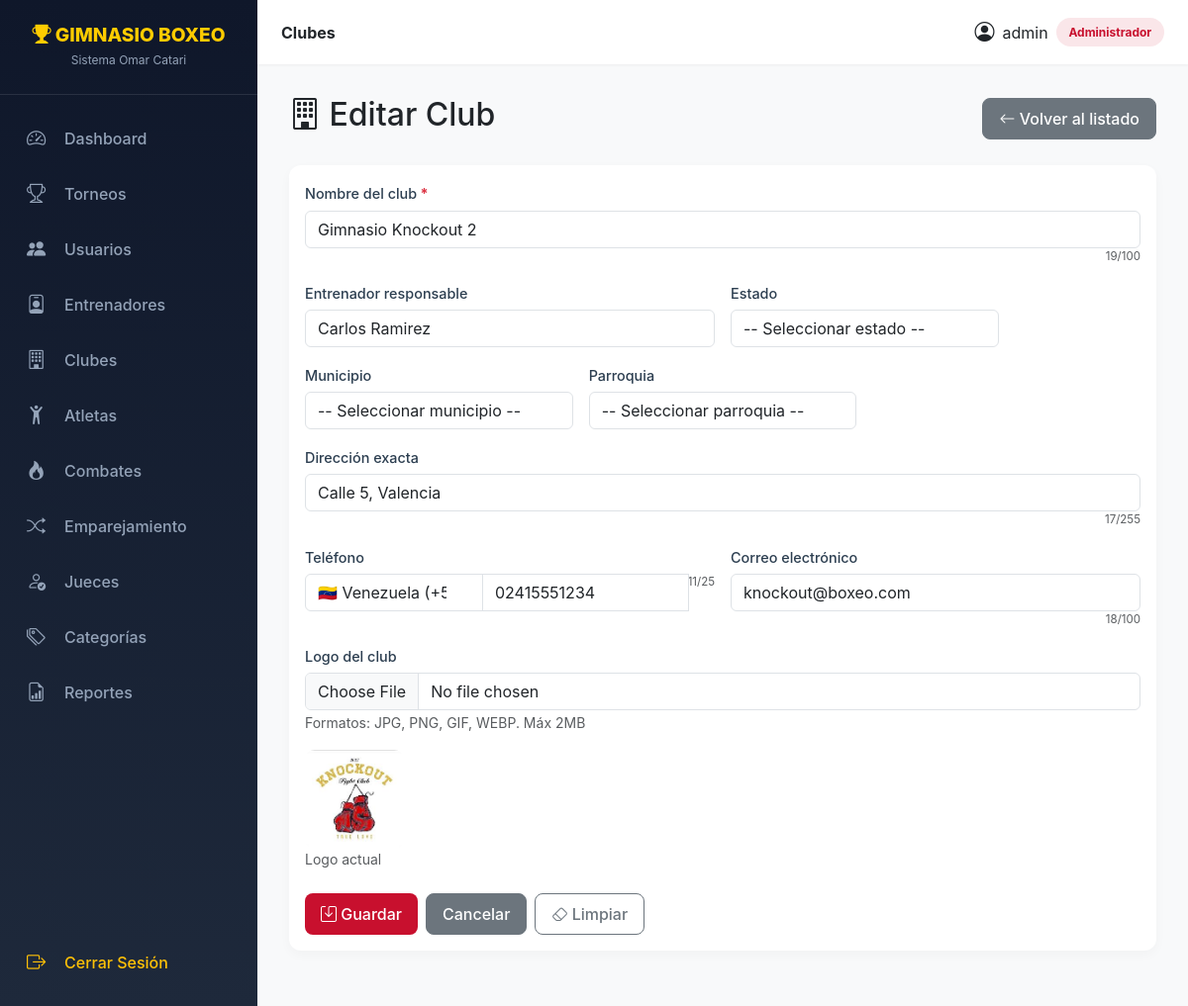
Page /index.php?c=clubes&a=form&id=2 (signed in) on the committed database.
### tables this page shows
CREATE TABLE `clubes` (
  `id_club` int NOT NULL,
  `nombre_club` varchar(100) NOT NULL,
  `ubicacion` text,
  `telefono` varchar(20) DEFAULT NULL,
  `correo` varchar(100) DEFAULT NULL,
  `logo` varchar(255) DEFAULT NULL,
  `id_parroquia` int DEFAULT NULL
);

### core/Controller.php (called while the page is built, shortened)
<?php
abstract class Controller {
    protected function view(string $vista, array $datos = [], string $layout = 'main'): void {
        extract($datos);
        $contenidoVista = __DIR__ . '/../views/' . $vista . '.php';
        include $contenidoVista;
    }
}

### controllers/ClubesController.php (called while the page is built, shortened)
<?php
class ClubesController extends Controller {
    public function form(): void {
        try {
            $id = (int)($_GET['id'] ?? 0);
            if ($id > 0) {
                $m = new Club();
                $club = $m->obtener($id);
                $entrenadorActual = $m->obtenerEntrenadorResponsable($id);
            }
            $entrenadores = (new Entrenador())->todos();
            $paises = Club::getPaises();
            $this->view('clubes/form', compact('club', 'entrenadores', 'entrenadorActual', 'errores', 'estados', 'paises'));
        } catch (Exception $e) {
            $_SESSION['error'] = $e->getMessage();
            $this->redirect('index.php?c=clubes&a=index');
        }
    }
}

### index.php (called while the page is built, shortened)
<?php
spl_autoload_register(function ($class) {
    $directorios = [
        'models' => __DIR__ . '/models/',
        'controllers' => __DIR__ . '/controllers/',
    ];
    foreach ($directorios as $tipo => $directorio) {
        $archivo = $directorio . $class . '.php';
        if (file_exists($archivo)) {
            return true;
        }
    }
    return false;
});
$accion = $_GET['a'] ?? 'login';
try {
    $ctrl = new $claseControlador();
    $ctrl->$accion();
} catch (Exception $e) {
    error_log("Error en el controlador: " . $e->getMessage());
    if (defined('DEBUG') && DEBUG === true) {
        die("Error: " . $e->getMessage());
    } else {
        die("Error interno del servidor. Por favor, contacte al administrador.");
    }
}

### core/Model.php (called while the page is built, shortened)
<?php
abstract class Model {
    public function __construct() {
        $this->db = Database::getInstance();
    }
}

### core/Database.php (called while the page is built, shortened)
<?php
class Database {
    private static $instance = null;
    private function __construct() {
        try {
            $dsn = "mysql:host=".DB_HOST.";dbname=".DB_NAME.";charset=utf8mb4";
            $this->pdo = new PDO($dsn, DB_USER, DB_PASS, [
                PDO::ATTR_ERRMODE => PDO::ERRMODE_EXCEPTION,
                PDO::ATTR_DEFAULT_FETCH_MODE => PDO::FETCH_ASSOC,
            ]);
        } catch (PDOException $e) {
            die("Error de conexión: " . $e->getMessage());
        }
    }
    public static function getInstance(): PDO {
        if (self::$instance === null) {
            self::$instance = new self();
        }
        return self::$instance->pdo;
    }
}

### models/Club.php (called while the page is built, shortened)
<?php
class Club extends Model {
    public function setIdClub(?int $id): self {
        $this->id_club = $id; return $this;
    }
    public function setNombreClub(?string $nombre): self {
        $this->nombre_club = $nombre; return $this;
    }
    public function setUbicacion(?string $ubicacion): self {
        $this->ubicacion = $ubicacion; return $this;
    }
    public function setTelefono(?string $telefono): self {
        $this->telefono = $telefono; return $this;
    }
    public function setCorreo(?string $correo): self {
        $this->correo = $correo; return $this;
    }
    public function setLogo(?string $logo): self { $this->logo = $logo; return $this; }
    public function disableValidation(): self { $this->skipValidation = true; return $this; }
    public function enableValidation(): self { $this->skipValidation = false; return $this; }
    public function loadFromArray(array $data): self {
        return $this;
    }
    public function obtener(int $id): ?array {
        try {
            $sql = "SELECT c.*, p.nombre_parroquia, m.nombre_municipio, m.id_municipio, est.nombre_estado, est.id_estado
                    FROM clubes c
                    LEFT JOIN parroquias p ON c.id_parroquia = p.id_parroquia
                    LEFT JOIN municipios m ON p.id_municipio = m.id_municipio
                    LEFT JOIN estados est ON m.id_estado = est.id_estado
                    WHERE c.id_club = ?";
            $stmt = $this->db->prepare($sql);
            $stmt->execute([$id]);
            $result = $stmt->fetch();
            return $result ?: null;
        } catch (Exception $e) { error_log($e->getMessage()); return null; }
    }
    public function obtenerEntrenadorResponsable(int $idClub): ?int {
        try {
            $stmt = $this->db->prepare("SELECT id_entrenador FROM entrenador_club WHERE id_club = ? LIMIT 1");
            $stmt->execute([$idClub]);
            $result = $stmt->fetch();
            return $result ? (int)$result['id_entrenador'] : null;
        } catch (Exception $e) { return null; }
    }
    public static function getPaises(): array {
        $archivo = __DIR__ . '/../data/paises.php';
        return file_exists($archivo) ? require $archivo : [];
    }
}

### core/helpers.php (called while the page is built, shortened)
<?php
if (!function_exists('old')) {
    function old(string $campo, $default = '') {
        $valor = isset($_POST[$campo]) ? $_POST[$campo] : $default;
        return htmlspecialchars((string)$valor);
    }
}
if (!function_exists('hasError')) {
    function hasError(string $campo, array $errores = []): bool {
        return !empty($errores[$campo]);
    }
}
if (!function_exists('fieldClass')) {
    function fieldClass(string $campo, array $errores = [], string $extra = ''): string {
        $clases = ['form-control'];
        return implode(' ', $clases);
    }
}
if (!function_exists('fieldClassSelect')) {
    function fieldClassSelect(string $campo, array $errores = [], string $extra = ''): string {
        $clases = ['form-select'];
        return implode(' ', $clases);
    }
}

### models/Entrenador.php (called while the page is built, shortened)
<?php
class Entrenador extends Model {
    public function todos(): array {
        try {
            $stmt = $this->db->query("SELECT * FROM entrenadores ORDER BY id_entrenador DESC");
            return $stmt->fetchAll();
        } catch (Exception $e) { $this->logError("Error en todos()", ['message' => $e->getMessage()]); return []; }
    }
}

### data/paises.php (called while the page is built)
<?php
return [
    'VE' => ['nombre' => 'Venezuela', 'codigo' => '+58', 'bandera' => '🇻🇪'],
    'CO' => ['nombre' => 'Colombia', 'codigo' => '+57', 'bandera' => '🇨🇴'],
    'BR' => ['nombre' => 'Brasil', 'codigo' => '+55', 'bandera' => '🇧🇷'],
    'AR' => ['nombre' => 'Argentina', 'codigo' => '+54', 'bandera' => '🇦🇷'],
    'CL' => ['nombre' => 'Chile', 'codigo' => '+56', 'bandera' => '🇨🇱'],
    'PE' => ['nombre' => 'Perú', 'codigo' => '+51', 'bandera' => '🇵🇪'],
    'EC' => ['nombre' => 'Ecuador', 'codigo' => '+593', 'bandera' => '🇪🇨'],
    'BO' => ['nombre' => 'Bolivia', 'codigo' => '+591', 'bandera' => '🇧🇴'],
    'PY' => ['nombre' => 'Paraguay', 'codigo' => '+595', 'bandera' => '🇵🇾'],
    'UY' => ['nombre' => 'Uruguay', 'codigo' => '+598', 'bandera' => '🇺🇾'],
    'MX' => ['nombre' => 'México', 'codigo' => '+52', 'bandera' => '🇲🇽'],
    'US' => ['nombre' => 'Estados Unidos', 'codigo' => '+1', 'bandera' => '🇺🇸'],
    'CA' => ['nombre' => 'Canadá', 'codigo' => '+1', 'bandera' => '🇨🇦'],
    'PA' => ['nombre' => 'Panamá', 'codigo' => '+507', 'bandera' => '🇵🇦'],
    'CR' => ['nombre' => 'Costa Rica', 'codigo' => '+506', 'bandera' => '🇨🇷'],
    'CU' => ['nombre' => 'Cuba', 'codigo' => '+53', 'bandera' => '🇨🇺'],
    'DO' => ['nombre' => 'República Dominicana', 'codigo' => '+1', 'bandera' => '🇩🇴'],
    'PR' => ['nombre' => 'Puerto Rico', 'codigo' => '+1', 'bandera' => '🇵🇷'],
    'GT' => ['nombre' => 'Guatemala', 'codigo' => '+502', 'bandera' => '🇬🇹'],
    'HN' => ['nombre' => 'Honduras', 'codigo' => '+504', 'bandera' => '🇭🇳'],
    'SV' => ['nombre' => 'El Salvador', 'codigo' => '+503', 'bandera' => '🇸🇻'],
    'NI' => ['nombre' => 'Nicaragua', 'codigo' => '+505', 'bandera' => '🇳🇮'],
    'ES' => ['nombre' => 'España', 'codigo' => '+34', 'bandera' => '🇪🇸'],
    'PT' => ['nombre' => 'Portugal', 'codigo' => '+351', 'bandera' => '🇵🇹'],
    'IT' => ['nombre' => 'Italia', 'codigo' => '+39', 'bandera' => '🇮🇹'],
    'FR' => ['nombre' => 'Francia', 'codigo' => '+33', 'bandera' => '🇫🇷'],
    'DE' => ['nombre' => 'Alemania', 'codigo' => '+49', 'bandera' => '🇩🇪'],
    'GB' => ['nombre' => 'Reino Unido', 'codigo' => '+44', 'bandera' => '🇬🇧'],
];

### views/clubes/form.php (the view, shortened to what this page needs)
<?php
$club = $club ?? [];
$errores = $errores ?? [];
$entrenadorActual = $entrenadorActual ?? null;
$isEdit = !empty($club['id_club']);
$titulo = $isEdit ? 'Editar' : 'Nuevo';
?>
<div class="d-flex justify-content-between align-items-center mb-4">
    <h2><i class="bi bi-building"></i> <?= $titulo ?> Club</h2>
    <a href="?c=clubes&a=index" class="btn btn-secondary">
        <i class="bi bi-arrow-left"></i> Volver al listado
    </a>
</div>
<div class="card">
    <div class="card-body">
        <form id="formClub" method="POST" action="?c=clubes&a=guardar" enctype="multipart/form-data" data-validate novalidate>
            <div class="row g-3">
                <div class="col-md-12">
                    <label for="nombre_club" class="form-label required">Nombre del club</label>
                    <input type="text" name="nombre_club" id="nombre_club" class="<?= fieldClass('nombre_club', $errores) ?>" required
                           minlength="3" maxlength="100"
                           pattern="[a-zA-Z0-9áéíóúñÑÁÉÍÓÚ \-.,&]+"
                           value="<?= old('nombre_club', $club['nombre_club'] ?? '') ?>"
                           placeholder="Ej: Gimnasio Boxeo Elite"
                           data-msg-required="El nombre del club es obligatorio"
                           data-msg-minlength="Mínimo 3 caracteres"
                           data-msg-pattern="Solo letras, números, espacios, guiones, puntos, comas y &"
                           data-msg-valid="Nombre válido"
                           data-hint="Entre 3 y 100 caracteres. Debe ser único.">
                </div>
                <div class="col-md-6">
                    <label for="id_entrenador" class="form-label">Entrenador responsable</label>
                    <select name="id_entrenador" id="id_entrenador" class="<?= fieldClassSelect('id_entrenador', $errores) ?>">
                        <?php $entSel = old('id_entrenador', $entrenadorActual ?? ''); foreach($entrenadores as $e): ?>
                            <option value="<?= $e['id_entrenador'] ?>" <?= ($entSel == $e['id_entrenador']) ? 'selected' : '' ?>>
                                <?= htmlspecialchars($e['pnombre_entrenador'] . ' ' . $e['apellido_entrenador']) ?>
                            </option>
                        <?php endforeach; ?>
                    </select>
                </div>
                <div class="col-md-4">
                    <label for="selectEstado" class="form-label">Estado</label>
                    <select name="id_estado" id="selectEstado" class="<?= fieldClassSelect('id_estado', $errores) ?>">
                        <option value="">-- Seleccionar estado --</option>
                    </select>
                </div>
                <div class="col-md-4">
                    <label for="selectMunicipio" class="form-label">Municipio</label>
                    <select name="id_municipio" id="selectMunicipio" class="<?= fieldClassSelect('id_municipio', $errores) ?>">
                        <option value="">-- Seleccionar municipio --</option>
                    </select>
                </div>
                <div class="col-md-4">
                    <label for="selectParroquia" class="form-label">Parroquia</label>
                    <select name="id_parroquia" id="selectParroquia" class="<?= fieldClassSelect('id_parroquia', $errores) ?>">
                        <option value="">-- Seleccionar parroquia --</option>
                    </select>
                </div>
                <div class="col-md-12">
                    <label for="ubicacion" class="form-label">Dirección exacta</label>
                    <input type="text" name="ubicacion" id="ubicacion" class="<?= fieldClass('ubicacion', $errores) ?>"
                           maxlength="255"
                           pattern="[a-zA-Z0-9áéíóúñÑÁÉÍÓÚ \-.,#°ºª]+"
                           value="<?= old('ubicacion', $club['ubicacion'] ?? '') ?>"
                           placeholder="Ej: Av. Principal de Las Mercedes, Edificio Ring Central, Piso 2"
                           data-msg-pattern="Solo letras, números, #, °, º, ª, puntos y comas"
                           data-msg-valid="Dirección válida"
                           data-hint="Dirección exacta (calle, número, edificio, piso, etc.)">
                </div>
                <div class="col-md-6">
                    <label for="inputTelefono" class="form-label">Teléfono</label>
                    <div class="input-group">
                        <select id="selectPais" class="form-select" style="max-width: 180px;">
                            <?php
                            $paisPreferido = $_SESSION['pais_preferido'] ?? 'VE';
                            foreach($paises as $code => $info): ?>
                                <option value="<?= $code ?>" data-codigo="<?= $info['codigo'] ?>"
                                    <?= ($paisPreferido === $code) ? 'selected' : '' ?>>
                                    <?= $info['bandera'] ?> <?= htmlspecialchars($info['nombre']) ?> (<?= $info['codigo'] ?>)
                                </option>
                            <?php endforeach; ?>
                        </select>
                        <input type="tel" name="telefono" id="inputTelefono" class="<?= fieldClass('telefono', $errores) ?>"
                               maxlength="25"
                               pattern="\+?[0-9 \-\(\)\.]+"
                               value="<?= old('telefono', $club['telefono'] ?? '') ?>"
                               placeholder="+58 412-1234567"
                               data-msg-pattern="Solo números, +, -, (), espacios y puntos"
                               data-msg-valid="Teléfono válido"
                               data-hint="Acepta formato nacional e internacional">
                    </div>
                </div>
                <div class="col-md-6">
                    <label for="correo" class="form-label">Correo electrónico</label>
                    <input type="email" name="correo" id="correo" class="<?= fieldClass('correo', $errores) ?>"
                           maxlength="100"
                           value="<?= old('correo', $club['correo'] ?? '') ?>"
                           placeholder="club@ejemplo.com"
                           data-msg-email="Ingresa un correo válido (ejemplo@dominio.com)"
                           data-msg-valid="Correo válido"
                           data-hint="Correo de contacto del club">
                </div>
                <div class="col-md-12">
                    <label for="logoInput" class="form-label">Logo del club</label>
                    <input type="file" name="logo" class="form-control" accept="image/jpeg,image/png,image/gif,image/webp" id="logoInput">
                    <small class="text-muted">Formatos: JPG, PNG, GIF, WEBP. Máx 2MB</small>
                    <?php if (!empty($club['logo'])): ?>
                        <div class="mt-3" id="logoActual">
                            <img src="<?= BASE_URL . htmlspecialchars($club['logo']) ?>"
                                 alt="Logo actual" style="width: 100px; height: 100px; object-fit: cover; border-radius: 10px;">
                            <small class="text-muted d-block">Logo actual</small>
                        </div>
                    <?php endif; ?>
                </div>
            </div>
            <div class="mt-4 d-flex gap-2">
                <button type="submit" class="btn btn-primary" disabled>
                    <i class="bi bi-save"></i> Guardar
                </button>
                <a href="?c=clubes&a=index" class="btn btn-secondary">Cancelar</a>
                <button type="reset" class="btn btn-outline-secondary">
                    <i class="bi bi-eraser"></i> Limpiar
                </button>
            </div>
        </form>
    </div>
</div>

### rows in the picture
clubes: id_club "Editar", nombre_club "Gimnasio Knockout 2", ubicacion "Calle 5, Valencia", telefono "02415551234", correo "knockout@boxeo.com", logo (picture)

### other values in the picture
$_SESSION['usuario']['username'] "admin"
$rol "Administrador"
form field id_entrenador "Carlos Ramirez"
form field value "🇻🇪 Venezuela (+58)"
